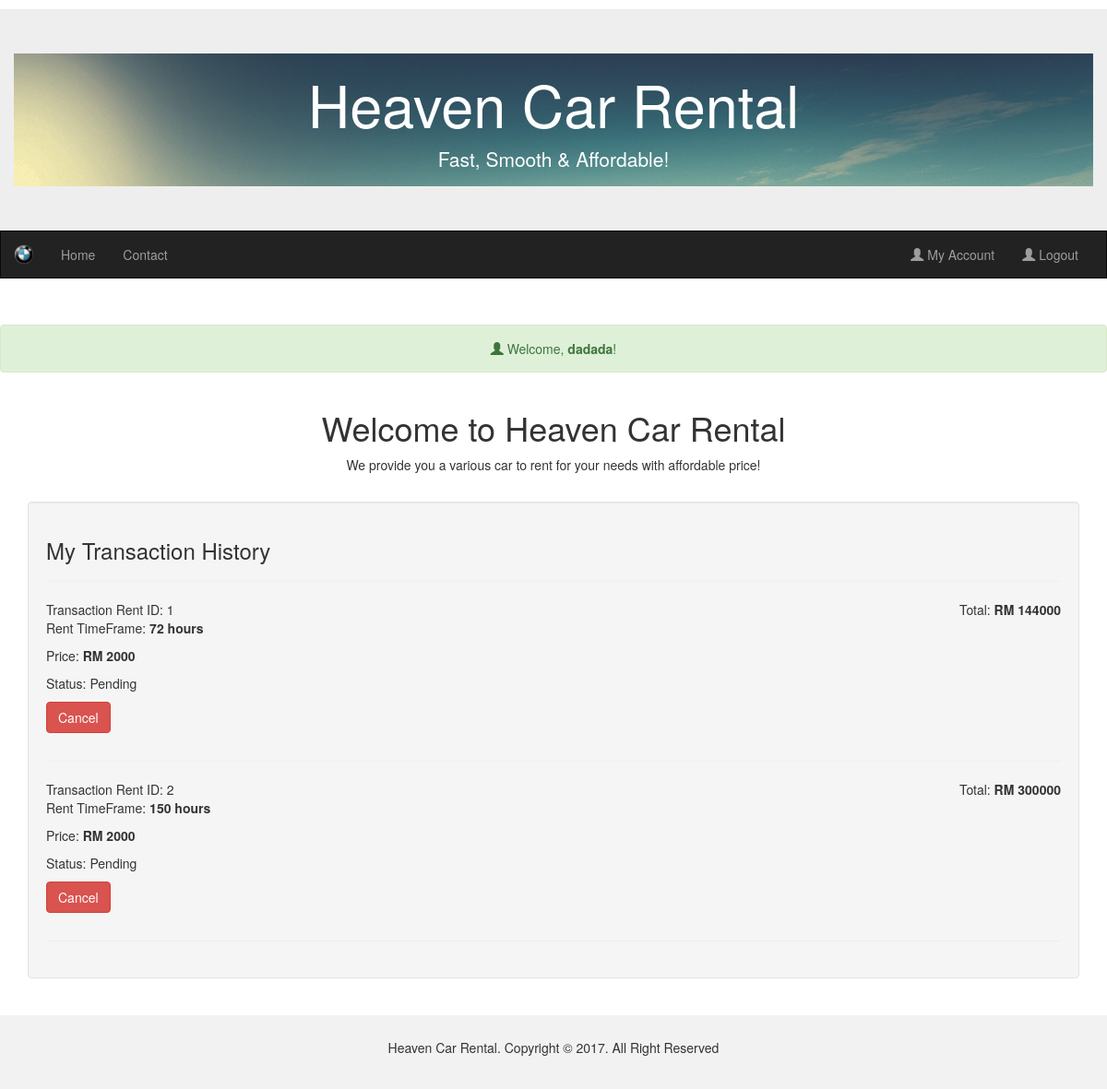
The app's page /my-account.php (signed in), older data.
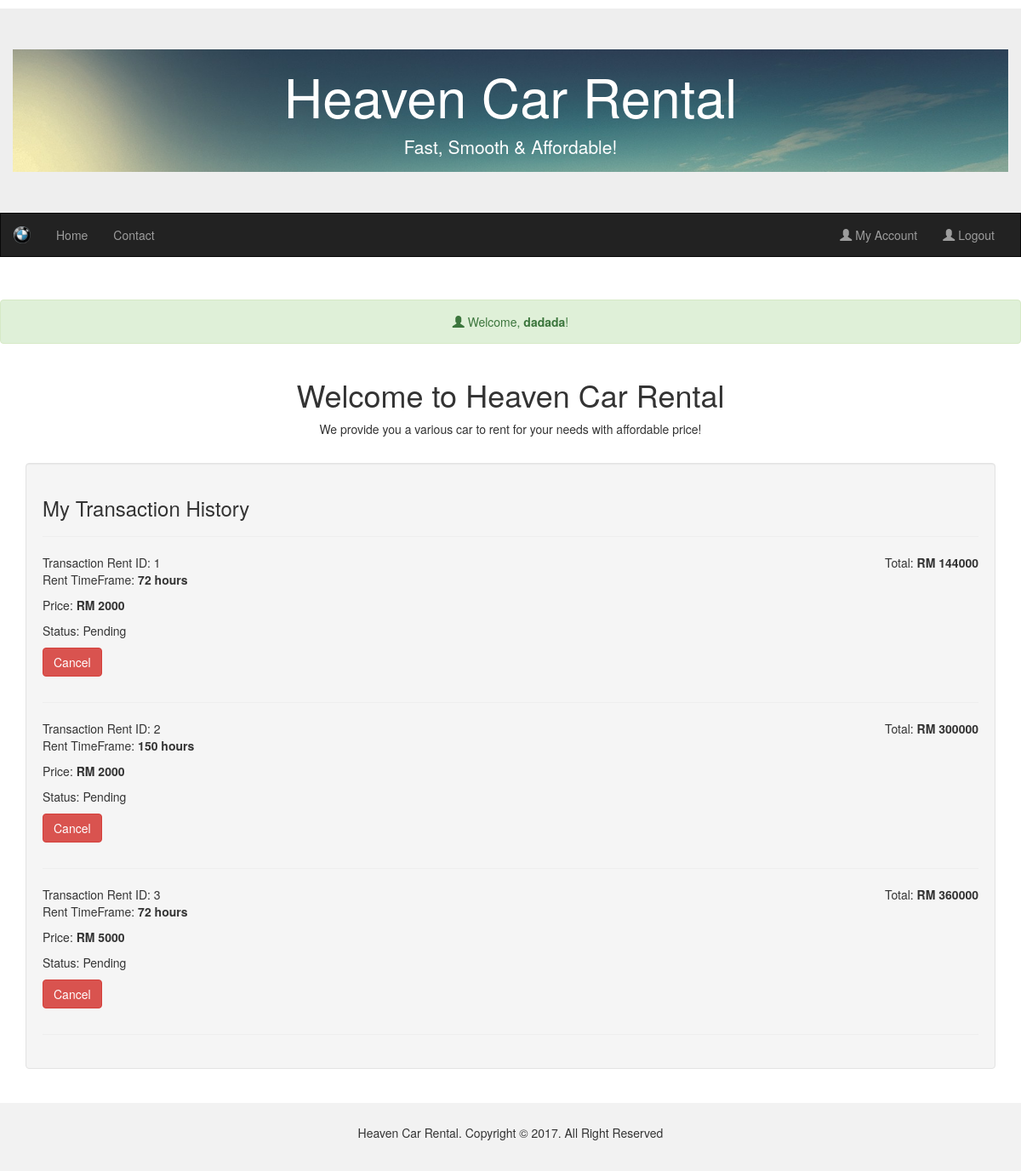
The same page, newer data.
### tables this page shows
CREATE TABLE `rent` (
  `rent_id` int(11) NOT NULL,
  `user_id` int(11) NOT NULL,
  `car_id` int(11) NOT NULL,
  `rent_tf` int(11) NOT NULL,
  `total` int(11) NOT NULL,
  `price` int(11) NOT NULL,
  `status` varchar(255) NOT NULL
);

### my-account.php (the view, shortened to what this page needs)
<?php
include_once 'inc/config.php';
	$user_ID = $_SESSION['userID'];
	$data = mysqli_query($connect, "SELECT * FROM rent WHERE user_id = '".$user_ID."'");
?>
<!DOCTYPE html>
<html lang="en">
<head>
<?php include_once 'inc/header.php'; ?>
                <div class="well">
				<h3>My Transaction History</h3>
                    <hr>
					<?php
					 while($trans = mysqli_fetch_array($data))
					 {
					 ?>
                    <div class="row">
                        <div class="col-md-12">
                            Transaction Rent ID: <?php echo $trans['rent_id']; ?>
                            <span class="pull-right">Total: <b>RM <?php echo $trans['total']; ?></b></span>
							<p>Rent TimeFrame: <b><?php echo $trans['rent_tf']; ?> hours</b></p>
							<p>Price: <b> RM <?php echo $trans['price']; ?></b></p>
							<p>Status: <?php echo $trans['status']; ?>
							<p><?php if($trans['status'] == "Pending") { ?>
							<form action="" method="post">
							  <button type="submit" name="cancel" value="Cancelled" class="btn btn-danger">Cancel</button>
							  </form>
								<?php } else { ?>
								<button type="button" class="btn btn-danger disabled">Cancel</button>
								<?php } ?>
							</p>
                        </div>
                    </div>
                    <hr>
				<?php } ?>
                </div>
            </div>
</div><br>
<?php include_once 'inc/footer.php'; ?>

Row changes from the older to the newer data that the page shows:
added rent: rent_id "3", total "360000", rent_tf "72", price "5000", status "Pending"
